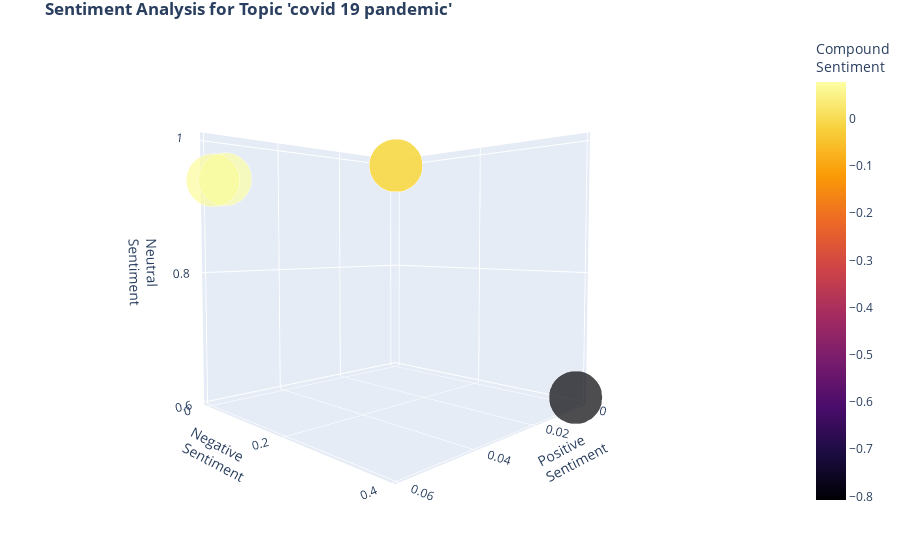

Notebook source saved alongside this figure:
### Markdown cell above
## Sentiment Analysis

### Code cell
%aimport sentiment
importlib.reload(sentiment)
from sentiment import displaySentiment3D
displaySentiment3D(allDict, topics)

### Figure 1 — Plotly figure (JSON) as saved in the notebook; plotly's stock layout.template omitted (floating-point values rounded to 4 significant figures)
{"data": [{"hoverinfo": "text", "marker": {"color": [0, 0, 0.0772, 0.0667, 0, -0.8074], "colorbar": {"title": {"text": "Compound<br>Sentiment"}}, "colorscale": [[0, "#000004"], [0.1111, "#1b0c41"], [0.2222, "#4a0c6b"], [0.3333, "#781c6d"], [0.4444, "#a52c60"], [0.5556, "#cf4446"], [0.6667, "#ed6925"], [0.7778, "#fb9b06"], [0.8889, "#f7d13d"], [1, "#fcffa4"]], "opacity": 0.7, "showscale": true, "size": [36.98, 36.98, 36.98, 36.98, 36.98, 36.98]}, "mode": "markers", "text": ["Title:           Coronavirus: What difference did lockdow...<br>Feed:         BBC News  <br>Published: 29/05/2020, 08:54:12<br><b>Sentiment: <br>pos: 0.0     neg: 0.0     neut: 1.0     comp: 0.0     <br>", "Title:           Singapore reports 632 new Covid-19 cases<br>Feed:         Times of India<br>Published: 05/05/2020, 15:55:47<br><b>Sentiment: <br>pos: 0.0     neg: 0.0     neut: 1.0     comp: 0.0     <br>", "Title:           Can apps put coronavirus in check?<br>Feed:         Al Jazeera<br>Published: 16/05/2020, 17:54:24<br><b>Sentiment: <br>pos: 0.056   neg: 0.0     neut: 0.944   comp: 0.0772  <br>", "Title:           The patients who just can't shake off Co...<br>Feed:         BBC News  <br>Published: 06/05/2020, 05:17:17<br><b>Sentiment: <br>pos: 0.059   neg: 0.0     neut: 0.941   comp: 0.0667  <br>", "Title:           Russia reports over 10,000 new Covid-19 ...<br>Feed:         Times of India<br>Published: 15/05/2020, 15:36:30<br><b>Sentiment: <br>pos: 0.0     neg: 0.0     neut: 1.0     comp: 0.0     <br>", "Title:           NRA cuts staff and cuts pay amid coronav...<br>Feed:         The Independent<br>Published: 04/05/2020, 21:39:00<br><b>Sentiment: <br>pos: 0.0     neg: 0.392   neut: 0.608   comp: -0.8074 <br>"], "textfont": {"color": "crimson", "family": "sans serif", "size": 8}, "type": "scatter3d", "x": [0, 0, 0.056, 0.059, 0, 0], "y": [0, 0, 0, 0, 0, 0.392], "z": [1, 1, 0.944, 0.941, 1, 0.608]}], "layout": {"margin": {"b": 50, "l": 0, "r": 0, "t": 30}, "scene": {"camera": {"eye": {"x": 1.5, "y": 1.5, "z": 0.1}}, "xaxis": {"title": {"text": "Positive<br>Sentiment"}}, "yaxis": {"title": {"text": "Negative<br>Sentiment"}}, "zaxis": {"title": {"text": "Neutral<br>Sentiment"}}}, "showlegend": false, "title": {"text": "<b>Sentiment Analysis for Topic 'covid 19 pandemic'"}}}
